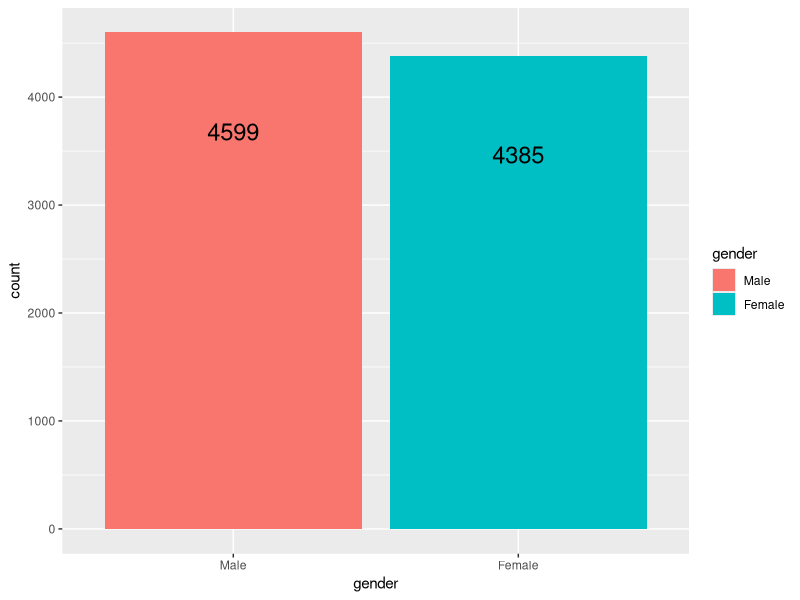
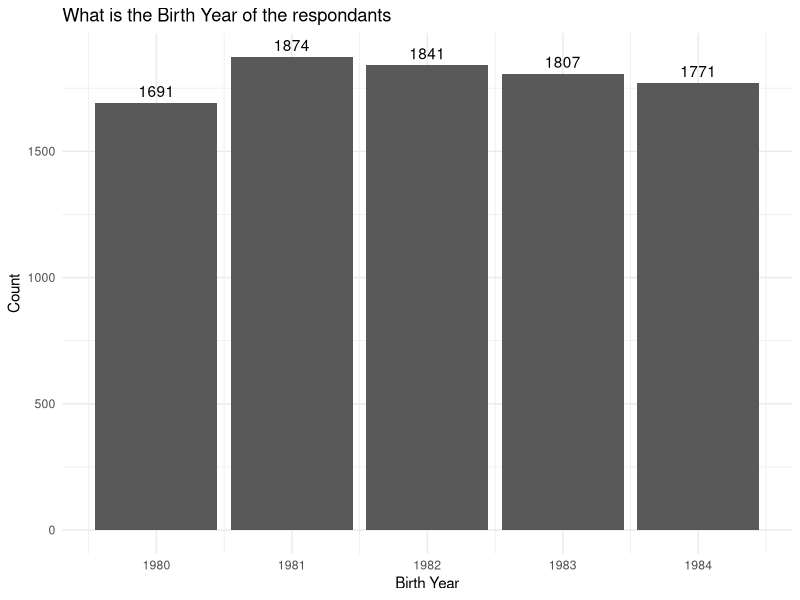
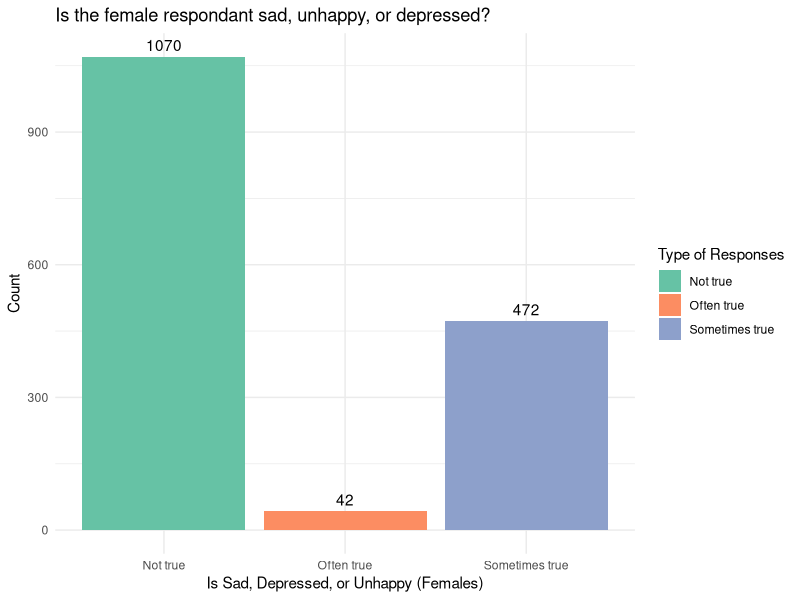
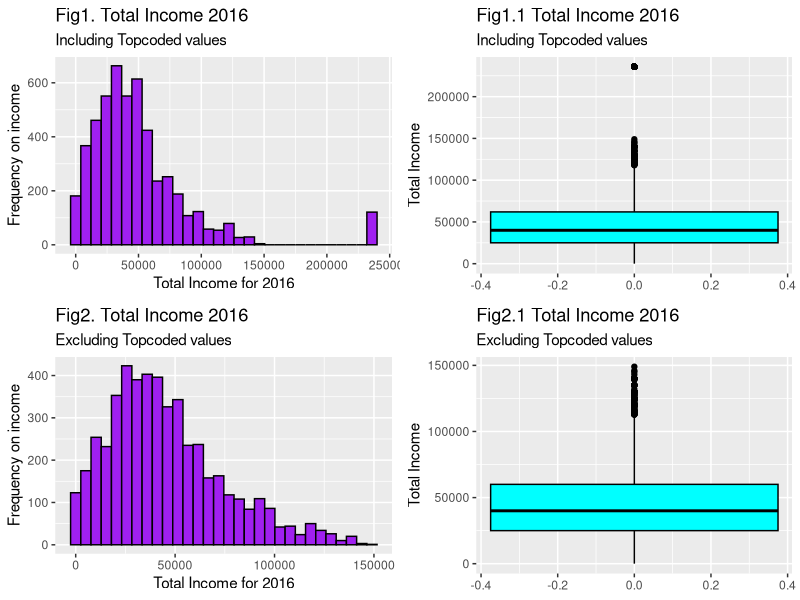
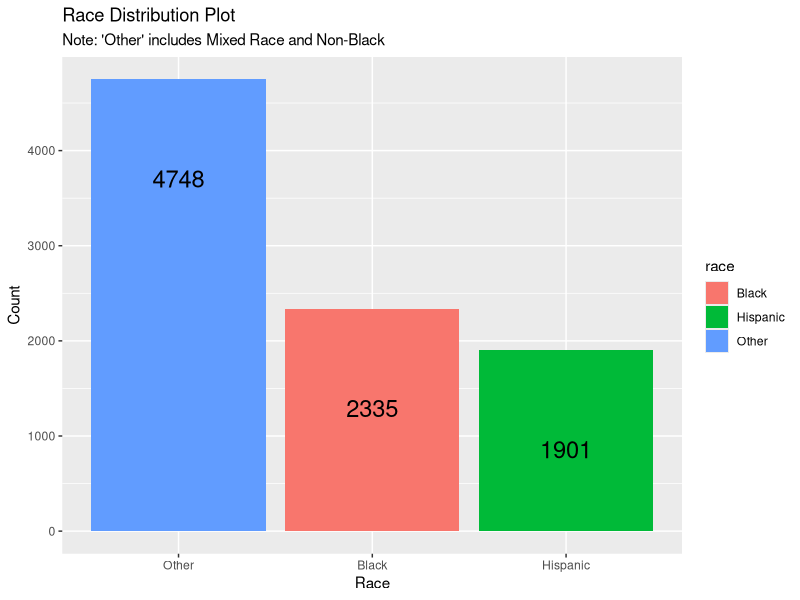
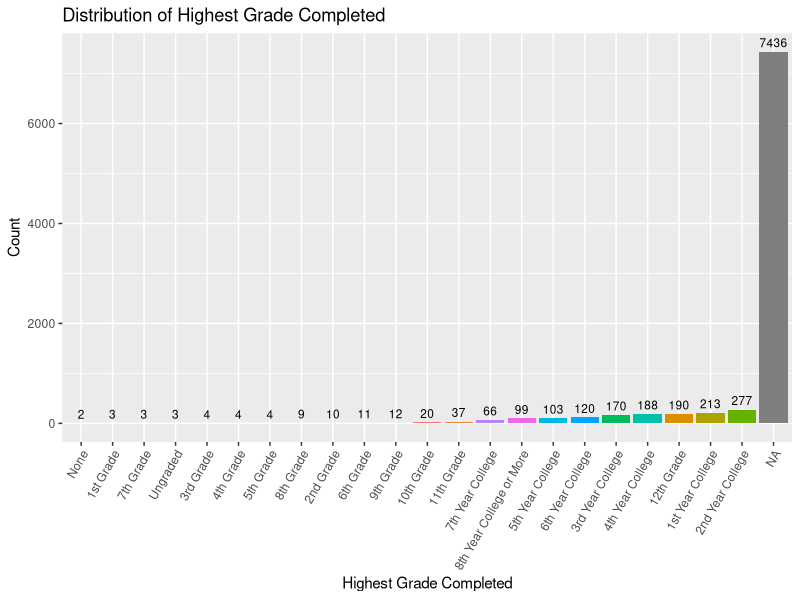
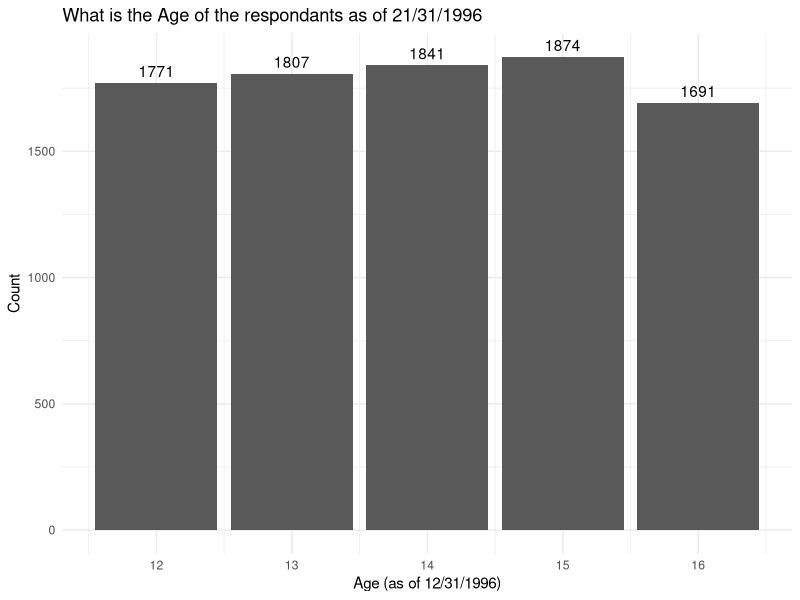
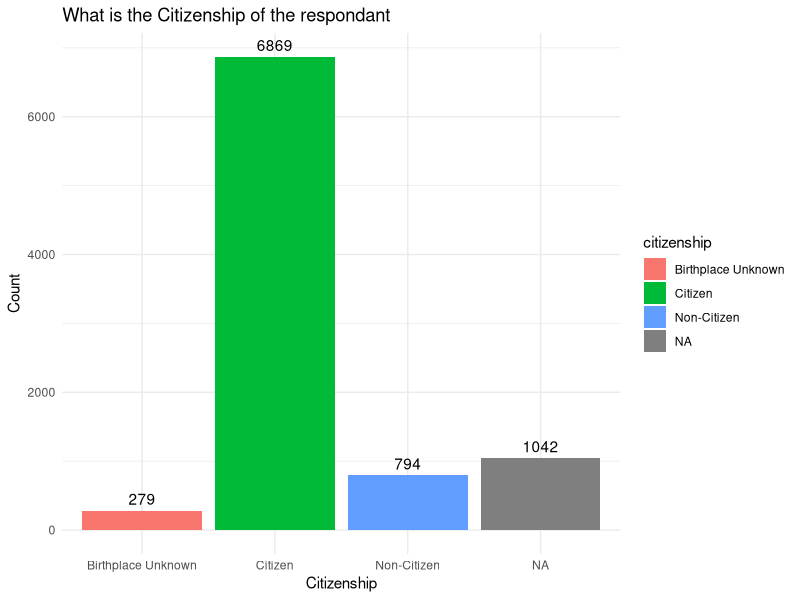

Write R code to recreate these figures, in order.
## ---- chunk 1
# We will require the tidyverse library, ISLR2 library and the dplyr library
# The following loads the library for our use
library(tidyverse)
library(knitr)
library(ggplot2)
library(gridExtra)
## ---- chunk 2
# Import data file for nlsy97
nlsy <- read_csv("nlsy97.csv")
## ---- chunk 3
# Looking at the data
glimpse(nlsy)
## ---- chunk 4
# Change column names to meaningful
colnames(nlsy)[colnames(nlsy) == "R0536300"] <- "gender"
colnames(nlsy)[colnames(nlsy) == "R0536402"] <- "birth_year"
colnames(nlsy)[colnames(nlsy) == "R0690800"] <- "is_sad_depressed_unhappy_f"
colnames(nlsy)[colnames(nlsy) == "R1201400"] <- "current_enrollment_status"
colnames(nlsy)[colnames(nlsy) == "U2857200"] <- "total_income_2016"
colnames(nlsy)[colnames(nlsy) == "R1482600"] <- "race"
colnames(nlsy)[colnames(nlsy) == "T6767000"] <- "highest_grade_completed"
colnames(nlsy)[colnames(nlsy) == "R1194000"] <- "age_1996"
colnames(nlsy)[colnames(nlsy) == "R1201300"] <- "citizenship"
colnames(nlsy)[colnames(nlsy) == "R0358900"] <- "used_marijuana"
colnames(nlsy)[colnames(nlsy) == "T7731100"] <- "industry_code"
colnames(nlsy)[colnames(nlsy) == "U1852400"] <- "marital_status"
colnames(nlsy)[colnames(nlsy) == "E8043100"] <- "total_num_incarcerations"
colnames(nlsy)[colnames(nlsy) == "T6650100"] <- "college_type"
colnames(nlsy)[colnames(nlsy) == "S0920700"] <- "trustful_or_not"
## ---- chunk 5
# Creating a df with renamed columns
nlsy_df <- nlsy[, c(
  "gender",
  "birth_year",
  "is_sad_depressed_unhappy_f",
  "current_enrollment_status",
  "total_income_2016",
  "race",
  "highest_grade_completed",
  "age_1996",
  "citizenship",
  "used_marijuana",
  "industry_code",
  "marital_status",
  "total_num_incarcerations",
  "college_type",
  "trustful_or_not"
)]
## ---- chunk 6
# Check the unique values and if any missing values are present
unique(nlsy_df$gender)
table(nlsy_df$gender, useNA = "ifany")
## ---- chunk 7
# Convert gender to a factor with Male and Female labels
nlsy_df <- nlsy_df %>%
  mutate(gender = factor(gender,
    levels = c(1, 2),
    labels = c("Male", "Female")
  ))
## ---- chunk 8
# Verify the count of Male and Female in the data
nlsy_df %>%
  count(gender, sort = TRUE) %>%
  rename(count = n)
## ---- chunk 9
# Gender Summary
ggplot(nlsy_df, aes(x = gender, fill = gender)) +
  geom_bar() +
  geom_text(aes(label = ..count..), stat = "count", vjust = 6, size = 6)
labs(title = "Gender Distribution Plot", x = "Gender", y = "Count")
## ---- chunk 10
# Checking if birth_year column requires cleaning | unique values: 1983 1984 1980 1981 1982
# This variable birth_year does not contain any negative values and hence no cleaning is required for it. We have summarized the variable which tells minimum value expected is 1980, 1st quartile is 1981, median is 1982, 3rd quartile is 1983 and max is 1984.
sort(unique(nlsy_df$birth_year))
summary(nlsy_df$birth_year)
## ---- chunk 11
# This will give us an idea pf count of responses for each type for Birth year.
# The tibble is 5x2 which shows the range of birth year in the survey responses and count of respondants having those birth year, like there are 1874 people having 1981 as the birth year, 1841 people having 1982 as the birth year, 1807 responses for 1983 birth year, 1771 responses for 1984 birth year, and 1691 responses for 1980 birth year.
nlsy_df %>%
  count(birth_year, sort = TRUE) %>%
  rename(count = n)
## ---- chunk 12
# Plotting birth year and its concentration
ggplot(data = nlsy_df, aes(x = birth_year, fill = birth_year)) +
  geom_bar() +
  geom_text(stat = "count", aes(label = ..count..), vjust = -0.5) +
  labs(
    title = "What is the Birth Year of the respondants",
    x = "Birth Year", y = "Count",
  ) +
  scale_fill_brewer(palette = "Set2", name = "birthyear") +
  theme_minimal()
## ---- chunk 13
# Replace -3, -4, and -5 with NA in the is_sad_depressed_unhappy_f column
# is_sad_depressed_unhappy_f is a primary variable captured in survey year 1997 to see how respondents respond to the question if they are sad, unhappy, or depressed. This variable has 1070 responses for 0 which signifies 'Not true', 472 responses for 1 which signifies 'Sometimes true', and 42 responses for which signifies 'Often true'. Out of total 8984, there are 1584 valid responses and some have negative values like -1(2),-2(2),-4 (7396),-5 which signify refusal, don't know, valid skip, non-interview, respectively. Here we are replacing -3,-4,-5 with NA and then filtering nlsy_df with all NA for this variable. This means that 7400/8984 data is NA which constitutes a huge portion of data and may introduce biases.

nlsy_df <- nlsy_df %>%
  mutate(
    is_sad_depressed_unhappy_f = ifelse(is_sad_depressed_unhappy_f %in% c(-1, -2, -3, -4, -5), NA, is_sad_depressed_unhappy_f)
  )

# Verify the changes
table(nlsy_df$is_sad_depressed_unhappy_f, useNA = "always")

# Omit rows where is_sad_depressed_unhappy_f is NA
# nlsy_df <- nlsy_df %>%
#  filter(!is.na(is_sad_depressed_unhappy_f))
sort(unique(nlsy_df$is_sad_depressed_unhappy_f))

glimpse(nlsy_df)
## ---- chunk 14
# This question 'Is the respondant sad, unhappy, or depressed?' shows a tibble 4x2 where we have marked 0 as Not true, 1 as Sometimes true, 2 as Often true, and for all negative values we have used NA. The table below shows the count of each kind of responses.
nlsy_df <- nlsy_df %>%
  mutate(is_sad_depressed_unhappy_f = case_when(
    is_sad_depressed_unhappy_f == 0 ~ "Not true",
    is_sad_depressed_unhappy_f == 1 ~ "Sometimes true",
    is_sad_depressed_unhappy_f == 2 ~ "Often true",
    is_sad_depressed_unhappy_f < -2 ~ NA_character_
  ))
## ---- chunk 15
# This will give us an idea pf count of responses for each type of responses.
nlsy_df %>%
  count(is_sad_depressed_unhappy_f, sort = TRUE) %>%
  rename(count = n)
## ---- chunk 16
# Omit rows where is_sad_depressed_unhappy_f is NA
Is_Sad_plot_df <- nlsy_df %>%
  filter(!is.na(is_sad_depressed_unhappy_f))
# Plotting is_sad_depressed_unhappy_f and count
ggplot(data = Is_Sad_plot_df, aes(x = is_sad_depressed_unhappy_f, fill = is_sad_depressed_unhappy_f)) +
  geom_bar() +
  geom_text(stat = "count", aes(label = ..count..), vjust = -0.5) +
  labs(
    title = "Is the female respondant sad, unhappy, or depressed?",
    x = "Is Sad, Depressed, or Unhappy (Females)", y = "Count",
  ) +
  scale_fill_brewer(palette = "Set2", name = "Type of Responses") +
  theme_minimal()
## ---- chunk 17
# Check for unique values and if any missing values are present
unique(nlsy_df$current_enrollment_status)
table(nlsy_df$current_enrollment_status, useNA = "ifany")
## ---- chunk 18
# Changing factor levels for current_enrollment_status into labels
nlsy_df <- nlsy_df %>%
  mutate(current_enrollment_status = case_when(
    current_enrollment_status == 1 ~ "Not enrolled, no high school degree, no GED",
    current_enrollment_status == 2 ~ "Not enrolled, GED",
    current_enrollment_status == 3 ~ "Not enrolled, high school degree",
    current_enrollment_status == 4 ~ "Not enrolled, some college",
    current_enrollment_status == 5 ~ "Not enrolled, 2-year college graduate",
    current_enrollment_status == 6 ~ "Not enrolled, 4-year college graduate",
    current_enrollment_status == 7 ~ "Not enrolled, graduate degree",
    current_enrollment_status == 8 ~ "Enrolled in grades 1-12, not a high school graduate",
    current_enrollment_status == 9 ~ "Enrolled in a 2-year college",
    current_enrollment_status == 10 ~ "Enrolled in a 4-year college",
    current_enrollment_status == 11 ~ "Enrolled in a graduate program",
    current_enrollment_status < 0 ~ NA_character_
  ))
## ---- chunk 19
# Verify the count of different enrollment statuses
nlsy_df %>%
  count(current_enrollment_status, sort = TRUE) %>%
  rename(count = n)
## ---- chunk 20
# Check the data
unique(nlsy_df$total_income_2016)
## ---- chunk 21
# Handle negative values and replace with NA
nlsy_df <- nlsy_df %>%
  mutate(total_income_2016 = ifelse(total_income_2016 < 0, NA, total_income_2016))
## ---- chunk 22
# Summarize the total_income_2016 column
summary(nlsy_df$total_income_2016)

# Count the number of missing values
sum(is.na(nlsy_df$total_income_2016))

# Calculate the percentage of missing values
sum(is.na(nlsy_df$total_income_2016)) / nrow(nlsy_df) * 100
## ---- chunk 23
# Number of Topcoded values(repondents with higher income)
topcoded <- with(nlsy_df, sum(total_income_2016 == max(total_income_2016, na.rm = TRUE), na.rm = TRUE))
topcoded
## ---- chunk 24
# Summarize the total_income_2016 column excluding topcoded values and removing NA rows
nlsy_no_topcoded <- nlsy_df %>%
  filter(total_income_2016 != max(total_income_2016, na.rm = TRUE))
summary(nlsy_no_topcoded$total_income_2016)
## ---- chunk 25
# Visualizing income distribution histogram including the topcoded values
plot1 <- ggplot(nlsy_df, aes(x = total_income_2016)) +
  geom_histogram(bins = 30, fill = "purple", color = "black", na.rm = TRUE) +
  labs(
    title = "Fig1. Total Income 2016",
    subtitle = "Including Topcoded values",
    x = "Total Income for 2016",
    y = "Frequency on income"
  )

# Visualizing income distribution boxplot  including the topcoded values
plot2 <- ggplot(nlsy_df, aes(y = total_income_2016)) +
  geom_boxplot(fill = "cyan", color = "black", na.rm = TRUE) +
  labs(
    title = "Fig1.1 Total Income 2016",
    subtitle = "Including Topcoded values",
    y = "Total Income"
  )

# Visualizing income distribution histogram excluding the topcoded values
nlsy_no_topcoded <- nlsy_df %>%
  filter(total_income_2016 != max(total_income_2016, na.rm = TRUE))

plot3 <- ggplot(nlsy_no_topcoded, aes(x = total_income_2016)) +
  geom_histogram(bins = 30, fill = "purple", color = "black", na.rm = TRUE) +
  labs(
    title = "Fig2. Total Income 2016",
    subtitle = "Excluding Topcoded values",
    x = "Total Income for 2016",
    y = "Frequency on income"
  )

# Visualizing income distribution boxplot excluding the topcoded values
plot4 <- ggplot(nlsy_no_topcoded, aes(y = total_income_2016)) +
  geom_boxplot(fill = "cyan", color = "black", na.rm = TRUE) +
  labs(
    title = "Fig2.1 Total Income 2016",
    subtitle = "Excluding Topcoded values",
    y = "Total Income"
  )

grid.arrange(plot1, plot2, plot3, plot4, ncol = 2)
## ---- chunk 26
# Check for unique values and if any missing values are present
unique(nlsy_df$race)
table(nlsy_df$race, useNA = "ifany")
## ---- chunk 27
# Recode race values into descriptive labels
nlsy_df <- nlsy_df %>%
  mutate(race = case_when(
    race == 1 ~ "Black",
    race == 2 ~ "Hispanic",
    race %in% c(3, 4) ~ "Other" # Combine "Mixed Race" and "Non-Black" into "Other"
  )) %>%
  mutate(race = factor(race, levels = c("Black", "Hispanic", "Other")))
## ---- chunk 28
# Count the number of respondents in each race group
nlsy_df %>%
  count(race, sort = TRUE) %>%
  rename(count = n)
## ---- chunk 29
# Race Summary
ggplot(nlsy_df, aes(x = reorder(race, -table(race)[race]), fill = race)) +
  geom_bar() +
  geom_text(aes(label = ..count..), stat = "count", vjust = 6, size = 6) +
  labs(
    title = "Race Distribution Plot", x = "Race", y = "Count",
    subtitle = "Note: 'Other' includes Mixed Race and Non-Black"
  )
## ---- chunk 30
# Check for unique values and if any missing values are present
unique(nlsy$highest_grade_completed)
table(nlsy$highest_grade_completed, useNA = "ifany")
## ---- chunk 31
# Replace negative values with NA
nlsy <- nlsy %>%
  mutate(highest_grade_completed = ifelse(highest_grade_completed < 0, NA, highest_grade_completed))
## ---- chunk 32
# Recode highest grade completed into descriptive labels
nlsy <- nlsy %>%
  mutate(highest_grade_completed = case_when(
    highest_grade_completed == 0 ~ "None",
    highest_grade_completed == 1 ~ "1st Grade",
    highest_grade_completed == 2 ~ "2nd Grade",
    highest_grade_completed == 3 ~ "3rd Grade",
    highest_grade_completed == 4 ~ "4th Grade",
    highest_grade_completed == 5 ~ "5th Grade",
    highest_grade_completed == 6 ~ "6th Grade",
    highest_grade_completed == 7 ~ "7th Grade",
    highest_grade_completed == 8 ~ "8th Grade",
    highest_grade_completed == 9 ~ "9th Grade",
    highest_grade_completed == 10 ~ "10th Grade",
    highest_grade_completed == 11 ~ "11th Grade",
    highest_grade_completed == 12 ~ "12th Grade",
    highest_grade_completed == 13 ~ "1st Year College",
    highest_grade_completed == 14 ~ "2nd Year College",
    highest_grade_completed == 15 ~ "3rd Year College",
    highest_grade_completed == 16 ~ "4th Year College",
    highest_grade_completed == 17 ~ "5th Year College",
    highest_grade_completed == 18 ~ "6th Year College",
    highest_grade_completed == 19 ~ "7th Year College",
    highest_grade_completed == 20 ~ "8th Year College or More",
    highest_grade_completed == 95 ~ "Ungraded",
    highest_grade_completed < 0 ~ NA_character_
  ))
## ---- chunk 33
# Verify the count of different grades
nlsy %>%
  count(highest_grade_completed, sort = TRUE) %>%
  rename(count = n)
## ---- chunk 34
# Create the plot with proper count calculation
ggplot(nlsy, aes(x = reorder(highest_grade_completed, table(highest_grade_completed)[highest_grade_completed]), fill = highest_grade_completed)) +
  geom_bar(stat = "count", show.legend = FALSE) +
  geom_text(stat = "count", aes(label = ..count..), vjust = -0.5, size = 3) +
  labs(title = "Distribution of Highest Grade Completed", x = "Highest Grade Completed", y = "Count") +
  theme(axis.text.x = element_text(angle = 60, vjust = 1, hjust = 1))
## ---- chunk 35
# Checking if Age as of 1996 december 31st needs cleaning | unique values: 13 12 16 15 14
# The variable Age shows the minimum expected value in survey response is 12, 1st quartile is 13, median is 14, mean is 13.99, 3rd quartile is 15, and max is 16. This variable does not have any missing values and hence no cleaning is required.
unique(nlsy_df$age_1996)
summary(nlsy_df$age_1996)
## ---- chunk 36
# The tabular form of data displayed below shows the age and number of people having that age.
nlsy_df %>%
  count(age_1996, sort = TRUE) %>%
  rename(count = n)
## ---- chunk 37
# Plotting age and its concentration
ggplot(data = nlsy_df, aes(x = age_1996, fill = age_1996)) +
  geom_bar() +
  geom_text(stat = "count", aes(label = ..count..), vjust = -0.5) +
  labs(
    title = "What is the Age of the respondants as of 21/31/1996",
    x = "Age (as of 12/31/1996)", y = "Count",
  ) +
  theme_minimal()
## ---- chunk 38
# Checking if Citizenship requires cleaning | unique values:  1 3 2 -4
# Citizenship is a variable have 1,2,3 as response in the survey and -4, a negative value indicating Valid Skip. We will be cleaning this variable to replace -4 in the data with NA. Furthermore, summarizing this variable we get min value as -4 ( which will be treated later), 1st quartile is 1, median is 1, mean is 0.6279, 3rd quartile is 1, and max is 3.
unique(nlsy_df$citizenship)
summary(nlsy_df$citizenship)
## ---- chunk 39
# The tabular form of data displayed below shows the age and number of people having that age.
# Here we see that there is a significant number of responses with negative value in our data set for Citizenship variable. If we change -4 to NA, then 1042 data will be omitted when we plot it which might introduce biases in the data and the output might not be accurate.
nlsy_df %>%
  count(citizenship, sort = TRUE) %>%
  rename(count = n)
## ---- chunk 40
# Replace -4 with NA in the Citizenship column
nlsy_df <- nlsy_df %>%
  mutate(
    citizenship = ifelse(citizenship %in% c(-4), NA, citizenship)
  )

# Verify the changes
table(nlsy_df$citizenship, useNA = "always")
## ---- chunk 41
# For this question 'What is the citizenship', we have marked 1 as Citizen, born in the U.S., 2 as Unknown, not born in U.S., 3 as Unknown, not born in U.S., and for all negative values we have used NA. The table below shows the count of each kind of responses.
nlsy_df <- nlsy_df %>%
  mutate(citizenship = case_when(
    citizenship == 1 ~ "Citizen",
    citizenship == 2 ~ "Birthplace Unknown",
    citizenship == 3 ~ "Non-Citizen",
    citizenship < 1 ~ NA_character_
  ))
## ---- chunk 42
# Upon mutating values for citizenship to make it categorical we have replaced -4 with NA for 1042 rows, 1 with Citizen, born in the U.S., 2 with Unknown, not born in U.S., 3 with Unknown, can't determine birthplace, and anything less than 1 with NA. This helps us in easily reading the analysis.
nlsy_df %>%
  count(citizenship, sort = TRUE) %>%
  rename(count = n)
## ---- chunk 43
# Plotting citizenship and its concentration
ggplot(data = nlsy_df, aes(x = citizenship, fill = citizenship)) +
  geom_bar() +
  geom_text(stat = "count", aes(label = ..count..), vjust = -0.5) +
  labs(
    title = "What is the Citizenship of the respondant",
    x = "Citizenship", y = "Count",
  ) +
  theme_minimal()
# The graph below shows how the response is ranged across. It illustrates that majority of the respondants have a citizenship of the U.S. and constitutes to 6869 out of 8984, some don't know their birthplace constitute to 794, some who were not born in the U.S. adds up to 279, and the remaining 1042 were all missing data. This, we can say that 76.45% of the people were born in the U.S., 3.1% were not born in the U.S, 8.83% cannot determine their birthplace, and 11.5% of significant population skipped the question.
## ---- chunk 44
# This variable Citizenship has different values like Non-Citizen, Birthplace Unknown, Citizen , and NA. Possible responses are 0,1,-1,-2,-3 where 0 indicates No, 1 indicates Yes, -1 indicates Refusal, -2 indicates Don't know, and -3 indicates Invalid Skip. To clean this we will be taking -1 and -2 into consideration as it can tell us if respondents might be hiding the truth. However, we can replace -3 with NA to get the accurate analysis done for this variable.
unique(nlsy_df$used_marijuana)
summary(nlsy_df$used_marijuana)
## ---- chunk 45
# To clean the variable Used Marijuana, we are performing following steps like converting to categorical values for ease of analysis.
# Replace -3 with NA in the Used_Marijuana
nlsy_df <- nlsy_df %>%
  mutate(
    used_marijuana = ifelse(used_marijuana %in% c(-3), NA, used_marijuana)
  )

# Verify the changes
table(nlsy_df$used_marijuana, useNA = "always")
## ---- chunk 46
# Here we have different factor levels like Don't know, Refusal, No, Yes for Factor used_marijuana.
nlsy_df <- nlsy_df %>%
  mutate(used_marijuana = factor(used_marijuana, levels = c(-2, -1, 0, 1), labels = c("Don't Know", "Refusal", "No", "Yes")))
## ---- chunk 47
# Upon factoring values for used_marihjuana to make it categorical we have replaced -3 with NA for 2 rows, 1 with Yes, 0 with No, -1 with Refusal, and -2 with don't know. This helps us in easily reading the analysis.
nlsy_df %>%
  count(used_marijuana, sort = TRUE) %>%
  rename(count = n)
## ---- chunk 48
# Plotting used_marijuana
ggplot(data = nlsy_df, aes(x = reorder(used_marijuana, -table(used_marijuana)[used_marijuana]), fill = used_marijuana)) +
  geom_bar() +
  geom_text(stat = "count", aes(label = ..count..), vjust = -0.5) +
  labs(
    title = "Have you ever used marijuana?",
    x = "Used Marijuana", y = "Count",
  ) +
  scale_fill_brewer(palette = "Set3", name = "Type of Responses") +
  theme_minimal()
# The graph below illustrates that 79.56% (7148) of respondents do not use marijuana, 19.97% (1795) use marijuana, 0.05% (5) don't know if the used it, 0.37% (34) refused to answer the question, and the question was a invalid skip for 2 people. By this plot, we can say that 0.43% (39) people might be hiding some information on use of marijuana. There is a significant number of respondents who use marijuana.
## ---- chunk 49
# Checking unique values in industry_code
unique(nlsy_df$industry_code)
## ---- chunk 50
table(nlsy_df$industry_code, useNA = "ifany")
## ---- chunk 51
# Recoding industry_code with descriptive labels
nlsy_df <- nlsy_df %>%
  mutate(industry_code = case_when(
    industry_code >= 170 & industry_code <= 290 ~ "Agriculture, Forestry, and Fisheries",
    industry_code >= 370 & industry_code <= 490 ~ "Mining",
    industry_code >= 570 & industry_code <= 690 ~ "Utilities",
    industry_code == 770 ~ "Construction",
    industry_code >= 1070 & industry_code <= 3990 ~ "Manufacturing",
    industry_code >= 4070 & industry_code <= 4590 ~ "Wholesale Trade",
    industry_code >= 4670 & industry_code <= 5790 ~ "Retail Trade",
    industry_code == 5890 ~ "Arts, Entertainment, and Recreation Services",
    industry_code >= 6070 & industry_code <= 6390 ~ "Transportation and Warehousing",
    industry_code >= 6470 & industry_code <= 6780 ~ "Information and Communication",
    industry_code >= 6870 & industry_code <= 7190 ~ "Finance, Insurance, and Real Estate",
    industry_code >= 7270 & industry_code <= 7790 ~ "Professional and Related Services",
    industry_code >= 7860 & industry_code <= 8470 ~ "Educational, Health, and Social Services",
    industry_code >= 8560 & industry_code <= 8690 ~ "Entertainment, Accommodations, and Food Services",
    industry_code >= 8770 & industry_code <= 9290 ~ "Other Services",
    industry_code >= 9370 & industry_code <= 9590 ~ "Public Administration",
    industry_code >= 9670 & industry_code <= 9890 ~ "Active Duty Military",
    industry_code >= 9950 & industry_code <= 9990 ~ "ACS Special Codes",
    industry_code < 0 ~ NA_character_ # Handling special codes (-5, -4, -3)
  ))
## ---- chunk 52
# Counting missing values
sum(is.na(nlsy_df$industry_code))
## ---- chunk 53
# Calculating the percentage of missing values
sum(is.na(nlsy_df$industry_code)) / nrow(nlsy_df) * 100
## ---- chunk 54
# Verifying the count of each industry_code
nlsy_df %>%
  count(industry_code, sort = TRUE) %>%
  rename(count = n)
## ---- chunk 55
# Visualizing industry code distribution with a bar plot
ggplot(data = nlsy_df, aes(x = industry_code)) +
  geom_bar(fill = "pink", color = "black") +
  geom_text(stat = "count", aes(label = ..count..), vjust = -0.5) +
  labs(
    title = "Industry Code Distribution",
    x = "Industry Code Types",
    y = "Count"
  ) +
  theme(axis.text.x = element_text(angle = 90, vjust = 0.5, hjust = 1))
## ---- chunk 56
# Checking unique values
unique(nlsy_df$marital_status)
## ---- chunk 57
table(nlsy_df$marital_status, useNA = "ifany")
## ---- chunk 58
# Recode marital_status values into descriptive labels
nlsy_df <- nlsy_df %>%
  mutate(marital_status = case_when(
    marital_status == 0 ~ "Never-married",
    marital_status == 1 ~ "Married",
    marital_status %in% c(2, 3, 4) ~ "Other" # Combine "Separated", "Divorced", "Widowed"
  )) %>%
  mutate(marital_status = factor(marital_status, levels = c("Never-married", "Married", "Other")))
## ---- chunk 59
# Counting the number of missing values
sum(is.na(nlsy_df$marital_status))
## ---- chunk 60
# Calculating the percentage of missing values
sum(is.na(nlsy_df$marital_status)) / nrow(nlsy_df) * 100
## ---- chunk 61
# Verifying the count of each industry_code
nlsy_df %>%
  count(marital_status, sort = TRUE) %>%
  rename(count = n)
## ---- chunk 62
# Visualizing marital status distribution with a bar plot
ggplot(data = nlsy_df, aes(x = marital_status, fill = marital_status)) +
  geom_bar() +
  geom_text(stat = "count", aes(label = ..count..), vjust = -0.5) +
  labs(
    title = "What is the Marital Status?",
    x = "Marital Status",
    y = "Count",
    subtitle = "Note: 'Other' includes Separated, Divorced and Widowed"
  ) +
  theme_minimal()
## ---- chunk 63
# Checking unique values in total_num_incarcerations
unique(nlsy_df$total_num_incarcerations)
## ---- chunk 64
table(nlsy_df$total_num_incarcerations, useNA = "ifany")
## ---- chunk 65
# Recoding total_num_incarcerations into descriptive labels
nlsy_df <- nlsy_df %>%
  mutate(total_num_incarcerations = case_when(
    total_num_incarcerations == 0 ~ "No incarcerations",
    total_num_incarcerations >= 1 & total_num_incarcerations <= 2 ~ "1 to 2 incarcerations",
    total_num_incarcerations >= 3 & total_num_incarcerations <= 4 ~ "3 to 4 incarcerations",
    total_num_incarcerations >= 5 & total_num_incarcerations <= 6 ~ "5 to 6 incarcerations",
    total_num_incarcerations >= 7 & total_num_incarcerations <= 8 ~ "7 to 8 incarcerations",
    total_num_incarcerations >= 9 & total_num_incarcerations <= 10 ~ "9 to 10 incarcerations",
    total_num_incarcerations >= 11 & total_num_incarcerations <= 12 ~ "11 to 12 incarcerations",
    total_num_incarcerations >= 13 & total_num_incarcerations <= 14 ~ "13 to 14 incarcerations",
    total_num_incarcerations >= 15 & total_num_incarcerations <= 16 ~ "15 to 16 incarcerations",
    total_num_incarcerations >= 17 & total_num_incarcerations <= 18 ~ "17 to 18 incarcerations",
    total_num_incarcerations >= 19 & total_num_incarcerations <= 20 ~ "19 to 20 incarcerations",
    total_num_incarcerations < 0 ~ NA_character_ # Handling special codes (-1, -2, -3)
  ))
## ---- chunk 66
# Counting the number of missing values
sum(is.na(nlsy_df$total_num_incarcerations))
## ---- chunk 67
# Calculating the percentage of missing values
sum(is.na(nlsy_df$total_num_incarcerations)) / nrow(nlsy_df) * 100
## ---- chunk 68
# Verifying the count of total_num_incarcerations for different levels
nlsy_df %>%
  count(total_num_incarcerations, sort = TRUE) %>%
  rename(count = n)
## ---- chunk 69
# Bar plot for college_type
ggplot(data = nlsy_df, aes(x = total_num_incarcerations)) +
  geom_bar(fill = "lightgreen", color = "black") +
  geom_text(stat = "count", aes(label = ..count..), vjust = -0.4) +
  labs(
    title = "Total number of Incarcerations",
    x = "Number of Incarcerations",
    y = "Count"
  ) +
  theme(axis.text.x = element_text(angle = 90, vjust = 0.5, hjust = 0.8))
## ---- chunk 70
# Checking unique values in college_type
unique(nlsy_df$college_type)
## ---- chunk 71
table(nlsy_df$college_type, useNA = "ifany")
## ---- chunk 72
# Changing factor levels for college_type into labels
nlsy_df <- nlsy_df %>%
  mutate(college_type = case_when(
    college_type == 1 ~ "Public institution",
    college_type == 2 ~ "Private not-for-profit institution",
    college_type == 3 ~ "Private for-profit institution",
    college_type < 0 ~ NA_character_ # Handling special codes (-1, -2, -3, -4, -5)
  ))
## ---- chunk 73
# Counting the number of missing values
sum(is.na(nlsy_df$college_type))
## ---- chunk 74
# Calculating the percentage of missing values
sum(is.na(nlsy_df$college_type)) / nrow(nlsy_df) * 100
## ---- chunk 75
# Verifying the count of each industry_code
nlsy_df %>%
  count(college_type, sort = TRUE) %>%
  rename(count = n)
## ---- chunk 76
# Bar plot for college_type
ggplot(data = nlsy_df, aes(x = college_type)) +
  geom_bar(fill = "orange", color = "black") +
  geom_text(stat = "count", aes(label = ..count..), vjust = -0.2) +
  labs(
    title = "College Type Distribution",
    x = "College Type",
    y = "Count"
  ) +
  theme(axis.text.x = element_text(angle = 90, vjust = 0.5, hjust = 1))
## ---- chunk 77
# Checking the data for unique values
unique(nlsy_df$trustful_or_not)
## ---- chunk 78
table(nlsy_df$trustful_or_not, useNA = "ifany")
## ---- chunk 79
# Recode trustful_or_not values into descriptive labels
nlsy_df <- nlsy_df %>%
  mutate(trustful_or_not = case_when(
    trustful_or_not >= 1 & trustful_or_not <= 3 ~ "Distrustful",
    trustful_or_not >= 4 ~ "Trustful",
    trustful_or_not < 0 ~ NA_character_ # Handling special codes (-1, -2, -3, -4, -5)
  )) %>%
  mutate(trustful_or_not = factor(trustful_or_not, levels = c("Distrustful", "Trustful")))
## ---- chunk 80
# Counting the number of missing values
sum(is.na(nlsy_df$trustful_or_not))
## ---- chunk 81
# Calculating the percentage of missing values
sum(is.na(nlsy_df$trustful_or_not)) / nrow(nlsy_df) * 100
## ---- chunk 82
# Verifying the count of each industry_code
nlsy_df %>%
  count(trustful_or_not, sort = TRUE) %>%
  rename(count = n)
## ---- chunk 83
# Bar plot for trustful_or_not
ggplot(data = nlsy_df, aes(x = trustful_or_not, fill = trustful_or_not)) +
  geom_bar() +
  geom_text(stat = "count", aes(label = ..count..), vjust = -0.5) +
  labs(
    title = "IS Trustful or Distrustful",
    x = "Trustfulness",
    y = "Count"
  ) +
  theme_minimal()
## ---- chunk 84
# Summarize income by gender including topcoded variable, excluding NA

gender_income_summary <- nlsy_df %>%
  filter(!is.na(total_income_2016)) %>% # Exclude rows with NA in income
  group_by(gender) %>%
  summarize(
    count = n(),
    mean_income = round(mean(total_income_2016, na.rm = TRUE)),
    median_income = round(median(total_income_2016, na.rm = TRUE)),
    sd_income = round(sd(total_income_2016, na.rm = TRUE))
  )
print(gender_income_summary)

# Summarize income by gender excluding topcoded variable, excluding NA

# Excuding the top coded values
nlsy_no_topcoded <- nlsy_df %>%
  filter(!is.na(total_income_2016)) %>%
  filter(total_income_2016 != max(total_income_2016, na.rm = TRUE))

gender_income_summary <- nlsy_no_topcoded %>%
  group_by(gender) %>%
  summarize(
    count = n(), # Count rows after filtering
    mean_income = round(mean(total_income_2016, na.rm = TRUE)),
    median_income = round(median(total_income_2016, na.rm = TRUE)),
    sd_income = round(sd(total_income_2016, na.rm = TRUE))
  )
print(gender_income_summary)
## ---- chunk 85
plot1 <- ggplot(nlsy_df, aes(x = gender, y = total_income_2016, fill = gender)) +
  geom_boxplot(show.legend = FALSE, na.rm = TRUE) +
  labs(
    title = "Fig1.Income Distribution by Gender",
    subtitle = "Including Topcoded values",
    x = "Gender",
    y = "Total Income"
  )

# Plot of Income with Gender excluding topcoded values
nlsy_no_topcoded <- nlsy_df %>%
  filter(total_income_2016 != max(total_income_2016, na.rm = TRUE))

plot2 <- ggplot(nlsy_no_topcoded, aes(x = gender, y = total_income_2016, fill = gender)) +
  geom_boxplot(show.legend = FALSE) +
  labs(
    title = "Fig2.Income Distribution by Gender",
    subtitle = "Excluding Topcoded values",
    x = "Gender",
    y = "Total Income"
  )

grid.arrange(plot1, plot2, ncol = 2)
## ---- chunk 86
# Calculate mean income by race and gender, excluding rows with NA in income
income_by_race_gender <- nlsy_df %>%
  filter(!is.na(total_income_2016)) %>% # Exclude rows where income is NA
  group_by(race, gender) %>%
  summarize(
    average_income = round(mean(total_income_2016, na.rm = TRUE)), # Calculate mean income
    count = n() # Count rows after filtering
  )
# Display the tabular summary
income_by_race_gender
## ---- chunk 87
# Create the bar plot for income by race and gender including topcoded values
ggplot(nlsy_df, aes(x = race, y = total_income_2016, fill = gender)) +
  geom_bar(stat = "summary", fun = "mean", position = "dodge", show.legend = TRUE, na.rm = TRUE) +
  geom_text(
    aes(label = round(..y..)),
    stat = "summary", fun = "mean", position = position_dodge(width = 0.9), vjust = 6, size = 4
  ) +
  labs(
    title = "Income by Race and Gender",
    subtitle = "Including Topcoded values",
    x = "Race",
    y = "Average Income",
    fill = "Gender"
  )
## ---- chunk 88
# Summarize income by citizenship status by gender distribution
# The table below shows the count of respondents for different category of citizenship, mean_income, median_income, and standard deviation. Here we can see that the mean income for citizen is less than the non-citizen and people who don't know their birthplace have the highest mean income. However, the median income for non-citizen is the highest.Also, standard deviation for citizens is lowest compared to non-citizen and unknown birthplace category respondents. The NA consists of valid skip which means the question was not applicable to those respondants and hence we have omitted it. Therefore, the data we see for citizenship status in table or the graph will be for the 7942 responses as out of 8984 we omitted 1042 rows. Also, the male and female distribution is shown for income based on citizenship.

# Omit rows where Citizenship is NA
citizen_nlsy_df <- nlsy_df %>%
  filter(!is.na(citizenship))

citizenship_income_summary <- citizen_nlsy_df %>%
  group_by(citizenship) %>%
  summarize(
    count = n(),
    count_male = sum(gender == "Male", na.rm = TRUE),
    count_female = sum(gender == "Female", na.rm = TRUE),
    mean_income = mean(total_income_2016, na.rm = TRUE),
    median_income = median(total_income_2016, na.rm = TRUE),
    sd_income = sd(total_income_2016, na.rm = TRUE)
  )
print(citizenship_income_summary)
## ---- chunk 89
# Analyzing income with citizenship based on Gender. Here, citizenship is categorical variable. The graph shows a range from $0-$200,000. The pink box represent male and turquoise boxes represent females. Each box plot shows median, quantiles, and outliers. The graphs show population into four groups called birthplace unknown, citizen, and non-citizen. Males show high median incomes across all citizenship categories as compared to females in turquoise boxes. The median income for males is around $50K, while for females it is lower around $35K. We can also say that the 1st quartile for females lies even below the 25K mark, while for males, the 1st quantile is above the 30K mark. The outliers show dots above the whiskers reaching up to $235K. We can also say that the 1st quantile for female lies even below 25K mark while for male 1st quantile is above 30K mark. We can say that the income disparity between genders appear to be relatively consistent across different citizenship status. Citizens and non-citizens show a kind of similar distribution of income patterns. Also, the boxes are larger for males, which indicates more income variability for them. Having topcoded values gives more accurate median. If we truncate the top 2%, the mean might underestimate the true average.
ggplot(citizen_nlsy_df, aes(x = citizenship, y = total_income_2016, fill = gender)) +
  geom_boxplot(na.rm = TRUE) +
  scale_fill_manual(values = c("Male" = "#1f77b4", "Female" = "#ff7f0e")) +
  labs(
    title = "Income vs Citizenship Distribution by Gender",
    subtitle = "Including Topcoded Values",
    x = "Citizenship",
    y = "Total Income"
  )
## ---- chunk 90
# This will give us a tabular representation of age, mean, median, and sd. The possible age values are 12 to 16 where there are reasonable number of respondents for each age category. We can see that mean income is the highest for respondents of age 15 and lowest for age 12. The lowest median income is again for 12 years respondants and is 40000 for respondents of age 13, 14, and 16. We have filtered the rows where income is NA to get accurate number of male and female having respective mean, median, and sd. The table shows that there are 523 males and 499 females with mean income of 47192.36, median 39500, and sd 39106.02. Similarly we have data for different age across our respondents for a total of 2621 males and 2470 females.
age_income_summary <- nlsy_df %>%
  filter(!is.na(total_income_2016)) %>% # Exclude rows with NA in income
  group_by(age_1996) %>%
  summarize(
    count = n(),
    count_male = sum(gender == "Male", na.rm = TRUE),
    count_female = sum(gender == "Female", na.rm = TRUE),
    mean_income = mean(total_income_2016, na.rm = TRUE),
    median_income = median(total_income_2016, na.rm = TRUE),
    sd_income = sd(total_income_2016, na.rm = TRUE)
  )
print(age_income_summary)
## ---- chunk 91
# Filter the data before creating the plot to remove the topcoded values. As we know there are 121 people having topcoded which is 2% level. There income has been average to 235884 and we plan to analyse the data for both with topcoded and without.
no_topcoded_nlsy_df <- nlsy_df %>%
  filter(total_income_2016 < 235884)

# Graph with topcoded income values
ggplot(nlsy_df, aes(x = age_1996, y = total_income_2016, color = gender)) +
  geom_jitter(alpha = 0.6, width = 0.4, height = 0, na.rm = TRUE) +
  geom_smooth(method = "loess", se = FALSE) +
  labs(
    title = "Fig1. Income vs Age (1996) by Gender",
    subtitle = "Including Topcoded Values",
    x = "Age in 1996",
    y = "Income"
  ) +
  theme_minimal() +
  scale_color_brewer(palette = "Set1", name = "Gender")

# Graph with no-topcoded income values will exclude the people with higher income and this will help us have even more accurate data as the topcoded income for 2% level is average and it might interfere in our analysis.
ggplot(no_topcoded_nlsy_df, aes(x = age_1996, y = total_income_2016, color = gender)) +
  geom_jitter(alpha = 0.6, na.rm = TRUE, width = 0.3, height = 0) +
  geom_smooth(method = "loess", se = FALSE) +
  labs(
    title = "Fig2. Income vs Age (1996) by Gender",
    subtitle = "Excluding Topcoded Values",
    x = "Age in 1996",
    y = "Income"
  ) +
  theme_minimal() +
  scale_color_brewer(palette = "Set2", name = "Gender")

# Fig1. illustrates a plot for topcoded income vs age distributed by gender. Red point is for male and blue is for female. It shows income in the range $0-$236K. The age of respondents here is as of 12/31/1996. The graphs shows that the income for male is consistently higher than that for females across different ages 12,13,14,15,16. The trend line indicates that income is approximately $50K for males of age 12 to 14 whereas for females it is around $40K from the age 12 to 15. However, we see that income increased to $60K (approx) for male above the age of 14 and decreased to $35K(approx) for females above the age of 15.
# Fig2. depicts a plot for excluding topcoded income for 2% level. It shows income range in $0-$150K. Green point is for male and orange is for female. Here as the data has topcoded values truncated, the remains similar to the previous one. Male income starts from a little below $50K while females start around $37K which is lower as compared to fig1. The income goes slightly up for males above 14 and income goes down for females above the age of 15.
## ---- chunk 92
# This tabular below shows a tibble of 4x7 where we can see number of male and female having mean income based on usage of marijuana. There is a huge number of people 4078 who do not use marijuana and have a mean income of 49843.55. People who use marijuana constitutes to 994 out of which 534 are male and 460 are female who together have a mean income of 47958 which is lower when compared to people who don't use marijuana. However, category using marijuana and not using marijuana have same median of 40000. There are 3 males who say don't know have lowest mean income of 22266.67 and 11 male and 5 female refused to answer this question have the highest mean income of 55524.
mari_income_summary <- nlsy_df %>%
  filter(!is.na(total_income_2016)) %>% # Exclude rows with NA in income
  group_by(used_marijuana) %>%
  summarize(
    count = n(),
    count_male = sum(gender == "Male", na.rm = TRUE),
    count_female = sum(gender == "Female", na.rm = TRUE),
    mean_income = mean(total_income_2016, na.rm = TRUE),
    median_income = median(total_income_2016, na.rm = TRUE),
    sd_income = sd(total_income_2016, na.rm = TRUE)
  )
print(mari_income_summary)
## ---- chunk 93
# This graph shows that males consistently show higher income levels across all marijuana use categories, with the most pronounced differences in the "Refusal" category. The income ranges from approximately $0 to $200,000. Don't know category shows lowest income with only male respondents, refusal shows a significant gender gap where males are making higher income than females, the No category shows both genders have similar high income with huge number of population lying in this category which can be seen by dark green and orange color and the Yes category also shows similar high income but for lower density of people. Hence, the data suggests that marijuana use itself doesn't show a clear negative correlation with income, as both "Yes" and "No" categories display similar income levels. The most significant variations appear to be driven by gender rather than marijuana use status.

ggplot(nlsy_df, aes(x = used_marijuana, y = total_income_2016, fill = gender)) +
  geom_col(position = "dodge", alpha = 0.7) +
  labs(
    title = "Income Distribution by Marijuana Use and Gender",
    subtitle = "Including Topcoded Values",
    x = "Used Marijuana",
    y = "Income"
  ) +
  scale_fill_brewer(palette = "Set2", name = "Gender") +
  theme_minimal()

# Similarly, let's see if truncating topcoded values show a difference.
ggplot(no_topcoded_nlsy_df, aes(x = used_marijuana, y = total_income_2016, fill = gender)) +
  geom_col(position = "dodge", alpha = 0.7) +
  labs(
    title = "Income Distribution by Marijuana Use and Gender",
    subtitle = "Excluding Topcoded Values",
    x = "Used Marijuana",
    y = "Income"
  ) +
  scale_fill_brewer(palette = "Set3", name = "Gender") +
  theme_minimal()

# If we analyze the graph we can say that the trend of income shows some variation when compared to graph with topcoded values. After removing extreme values, the income differences become more moderate. Gender disparities persist but are less dramatic when compared to graph with topcoded values. Here, the male in refusal category shows lower income as compared to female, for No category males earn slightly more than female and the highest income can be near approx 150K for males and 140K for females, for Yes category we see that both have similar income range. 
## ---- chunk 94

## ---- chunk 95
industry_code_nlsy_df <- nlsy_df %>%
  filter(!is.na(industry_code))

industry_code_income_summary <- industry_code_nlsy_df %>%																									
group_by(industry_code) %>%																									
summarize(																									
count = n(),																									
mean_income = mean(total_income_2016, na.rm = TRUE),																									
median_income = median(total_income_2016, na.rm = TRUE),																									
sd_income = sd(total_income_2016, na.rm = TRUE)																									
)																									
print(industry_code_income_summary)																									
## ---- chunk 96
# Graph with topcoded income values
ggplot(industry_code_nlsy_df, aes(x = industry_code, y = total_income_2016, fill = gender)) +	
  geom_boxplot(na.rm=TRUE)+
  scale_fill_manual(values = c("Male" = "#1f77b4", "Female" = "#ff7f0e")) +
  theme(axis.text.x = element_text(angle = 45, vjust = 1, hjust = 1)) +
  labs(title = "Income vs Industry code by Gender",		
       subtitle = "Including Topcoded Values",
    x = "Industry code",																									
    y = "Total Income")	
## ---- chunk 97
marital_status_nlsy_df <- nlsy_df %>%
  filter(!is.na(marital_status))

marital_status_income_summary <- marital_status_nlsy_df %>%																									
group_by(marital_status) %>%																									
summarize(																									
count = n(),																									
mean_income = mean(total_income_2016, na.rm = TRUE),																									
median_income = median(total_income_2016, na.rm = TRUE),																									
sd_income = sd(total_income_2016, na.rm = TRUE)																									
)																									
print(marital_status_income_summary)																									
## ---- chunk 98
ggplot(marital_status_nlsy_df, aes(x = marital_status, fill = gender)) +
  geom_bar(position = "dodge") +  # Dodged bars for gender comparison
  scale_fill_manual(values = c("Male" = "#1f77b4", "Female" = "#ff7f0e")) +
  theme(axis.text.x = element_text(angle = 45, vjust = 1, hjust = 1)) +  # Rotate x-axis labels vertically
  labs(title = "Marital Status by Gender",
       subtitle = "Including Topcoded Values",
       x = "Marital Status",
       y = "Total Income")
## ---- chunk 99
total_num_incarcerations_nlsy_df <- nlsy_df %>%
  filter(!is.na(total_num_incarcerations))%>%
filter(!is.na(total_income_2016))

total_num_incarcerations_income_summary <- total_num_incarcerations_nlsy_df %>%																									
group_by(total_num_incarcerations) %>%																									
summarize(																									
count = n(),																									
mean_income = mean(total_income_2016, na.rm = TRUE),																									
median_income = median(total_income_2016, na.rm = TRUE),																									
sd_income = sd(total_income_2016, na.rm = TRUE)																									
)																									
print(total_num_incarcerations_income_summary)																									
## ---- chunk 100

## ---- chunk 101

## ---- chunk 102

## ---- chunk 103

## ---- chunk 104
